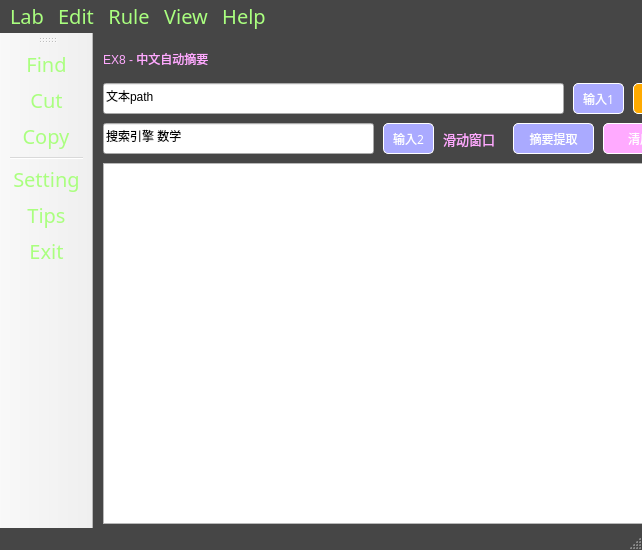
<?xml version="1.0" encoding="UTF-8"?>
<ui version="4.0">
 <class>MainWindow</class>
 <widget class="QMainWindow" name="MainWindow">
  <property name="geometry">
   <rect>
    <x>0</x>
    <y>0</y>
    <width>642</width>
    <height>550</height>
   </rect>
  </property>
  <property name="windowTitle">
   <string>MainWindow</string>
  </property>
  <property name="styleSheet">
   <string notr="true">QMainWindow{
	background-color: rgb(70, 70, 70); /*背景色*/
}
</string>
  </property>
  <property name="iconSize">
   <size>
    <width>32</width>
    <height>32</height>
   </size>
  </property>
  <widget class="QWidget" name="centralwidget">
   <property name="styleSheet">
    <string notr="true">QCentralwidget{
	background-color: rgb(70, 70, 70); /*背景色*/
}</string>
   </property>
   <widget class="QPushButton" name="pushButton">
    <property name="geometry">
     <rect>
      <x>420</x>
      <y>90</y>
      <width>81</width>
      <height>31</height>
     </rect>
    </property>
    <property name="autoFillBackground">
     <bool>false</bool>
    </property>
    <property name="styleSheet">
     <string notr="true">QPushButton
{
	background-color: rgb(170, 170, 255); /*背景色*/ 
	border-style: outset;    /* 边界内凹 */
	border-width: 1px;     /* 边边界宽度 */
	border-radius: 5px; /* 边界圆滑 */
	font: dengxian 16px;     /* 字体大小 */
	min-width: 2em;
	color: white; /* 字体颜色 */
	
}
/* 鼠标经过改变按钮颜色 */
QPushButton:hover
{
	background-color: rgb(0, 150, 0);
}
</string>
    </property>
    <property name="text">
     <string>摘要提取</string>
    </property>
   </widget>
   <widget class="QLabel" name="label">
    <property name="geometry">
     <rect>
      <x>10</x>
      <y>10</y>
      <width>291</width>
      <height>31</height>
     </rect>
    </property>
    <property name="styleSheet">
     <string notr="true">font: 25 20pt &quot;等线 Light&quot;;
color: rgb(255, 170, 255)</string>
    </property>
    <property name="text">
     <string>EX8 - 中文自动摘要</string>
    </property>
   </widget>
   <widget class="QPushButton" name="pushButton_2">
    <property name="geometry">
     <rect>
      <x>510</x>
      <y>90</y>
      <width>81</width>
      <height>31</height>
     </rect>
    </property>
    <property name="autoFillBackground">
     <bool>false</bool>
    </property>
    <property name="styleSheet">
     <string notr="true">QPushButton
{
	background-color: rgb(255, 170, 255); /*背景色*/ 
	border-style: outset;    /* 边界内凹 */
	border-width: 1px;     /* 边边界宽度 */
	border-radius: 5px; /* 边界圆滑 */
	font: dengxian 16px;     /* 字体大小 */
	min-width: 2em;
	color: white; /* 字体颜色 */
	
}
/* 鼠标经过改变按钮颜色 */
QPushButton:hover
{
	background-color: rgb(0, 150, 0);
}
</string>
    </property>
    <property name="text">
     <string>清屏1</string>
    </property>
   </widget>
   <widget class="QTextBrowser" name="textBrowser">
    <property name="geometry">
     <rect>
      <x>10</x>
      <y>130</y>
      <width>581</width>
      <height>361</height>
     </rect>
    </property>
    <property name="font">
     <font>
      <family>等线</family>
      <pointsize>12</pointsize>
     </font>
    </property>
    <property name="styleSheet">
     <string notr="true"/>
    </property>
    <property name="html">
     <string>&lt;!DOCTYPE HTML PUBLIC &quot;-//W3C//DTD HTML 4.0//EN&quot; &quot;http://www.w3.org/TR/REC-html40/strict.dtd&quot;&gt;
&lt;html&gt;&lt;head&gt;&lt;meta name=&quot;qrichtext&quot; content=&quot;1&quot; /&gt;&lt;style type=&quot;text/css&quot;&gt;
p, li { white-space: pre-wrap; }
&lt;/style&gt;&lt;/head&gt;&lt;body style=&quot; font-family:'等线'; font-size:12pt; font-weight:400; font-style:normal;&quot;&gt;
&lt;p style=&quot;-qt-paragraph-type:empty; margin-top:0px; margin-bottom:0px; margin-left:0px; margin-right:0px; -qt-block-indent:0; text-indent:0px;&quot;&gt;&lt;br /&gt;&lt;/p&gt;&lt;/body&gt;&lt;/html&gt;</string>
    </property>
   </widget>
   <widget class="QLineEdit" name="lineEdit">
    <property name="geometry">
     <rect>
      <x>10</x>
      <y>50</y>
      <width>461</width>
      <height>31</height>
     </rect>
    </property>
    <property name="text">
     <string>文本path</string>
    </property>
   </widget>
   <widget class="QPushButton" name="pushButton_5">
    <property name="geometry">
     <rect>
      <x>540</x>
      <y>50</y>
      <width>51</width>
      <height>31</height>
     </rect>
    </property>
    <property name="autoFillBackground">
     <bool>false</bool>
    </property>
    <property name="styleSheet">
     <string notr="true">QPushButton
{
	background-color: rgb(255, 170, 0); /*背景色*/ 
	border-style: outset;    /* 边界内凹 */
	border-width: 1px;     /* 边边界宽度 */
	border-radius: 5px; /* 边界圆滑 */
	font: dengxian 16px;     /* 字体大小 */
	min-width: 2em;
	color: white; /* 字体颜色 */
	
}
/* 鼠标经过改变按钮颜色 */
QPushButton:hover
{
	background-color: rgb(0, 150, 0);
}
</string>
    </property>
    <property name="text">
     <string>File1</string>
    </property>
   </widget>
   <widget class="QLabel" name="label_7">
    <property name="geometry">
     <rect>
      <x>350</x>
      <y>90</y>
      <width>81</width>
      <height>31</height>
     </rect>
    </property>
    <property name="font">
     <font>
      <family>等线</family>
      <pointsize>10</pointsize>
      <weight>50</weight>
      <italic>false</italic>
      <bold>false</bold>
     </font>
    </property>
    <property name="styleSheet">
     <string notr="true">font: 10pt &quot;等线&quot;;
color: rgb(255, 170, 255)</string>
    </property>
    <property name="text">
     <string>滑动窗口</string>
    </property>
   </widget>
   <widget class="QPushButton" name="pushButton_8">
    <property name="geometry">
     <rect>
      <x>480</x>
      <y>50</y>
      <width>51</width>
      <height>31</height>
     </rect>
    </property>
    <property name="autoFillBackground">
     <bool>false</bool>
    </property>
    <property name="styleSheet">
     <string notr="true">QPushButton
{
	background-color: rgb(170, 170, 255); /*背景色*/ 
	border-style: outset;    /* 边界内凹 */
	border-width: 1px;     /* 边边界宽度 */
	border-radius: 5px; /* 边界圆滑 */
	font: dengxian 16px;     /* 字体大小 */
	min-width: 2em;
	color: white; /* 字体颜色 */
	
}
/* 鼠标经过改变按钮颜色 */
QPushButton:hover
{
	background-color: rgb(0, 150, 0);
}
</string>
    </property>
    <property name="text">
     <string>输入1</string>
    </property>
   </widget>
   <widget class="QLineEdit" name="lineEdit_2">
    <property name="geometry">
     <rect>
      <x>10</x>
      <y>90</y>
      <width>271</width>
      <height>31</height>
     </rect>
    </property>
    <property name="text">
     <string>搜索引擎 数学</string>
    </property>
   </widget>
   <widget class="QPushButton" name="pushButton_9">
    <property name="geometry">
     <rect>
      <x>290</x>
      <y>90</y>
      <width>51</width>
      <height>31</height>
     </rect>
    </property>
    <property name="autoFillBackground">
     <bool>false</bool>
    </property>
    <property name="styleSheet">
     <string notr="true">QPushButton
{
	background-color: rgb(170, 170, 255); /*背景色*/ 
	border-style: outset;    /* 边界内凹 */
	border-width: 1px;     /* 边边界宽度 */
	border-radius: 5px; /* 边界圆滑 */
	font: dengxian 16px;     /* 字体大小 */
	min-width: 2em;
	color: white; /* 字体颜色 */
	
}
/* 鼠标经过改变按钮颜色 */
QPushButton:hover
{
	background-color: rgb(0, 150, 0);
}
</string>
    </property>
    <property name="text">
     <string>输入2</string>
    </property>
   </widget>
  </widget>
  <widget class="QMenuBar" name="menubar">
   <property name="geometry">
    <rect>
     <x>0</x>
     <y>0</y>
     <width>642</width>
     <height>27</height>
    </rect>
   </property>
   <property name="styleSheet">
    <string notr="true">*{
	font-family: dengxian;
	font-size: 20px;
	color: rgb(170, 255, 127);
	background-color: rgb(70, 70, 70); /*背景色*/
}</string>
   </property>
   <widget class="QMenu" name="menuFILE">
    <property name="title">
     <string>Rule</string>
    </property>
    <addaction name="actionSetting"/>
    <addaction name="separator"/>
    <addaction name="actionExit"/>
   </widget>
   <widget class="QMenu" name="menuEdit">
    <property name="title">
     <string>Edit</string>
    </property>
    <addaction name="actionFind"/>
    <addaction name="actionCut"/>
    <addaction name="actionCopy"/>
    <addaction name="actionPaste"/>
    <addaction name="separator"/>
    <addaction name="actionundo"/>
    <addaction name="actionRedo_paste"/>
    <addaction name="actionDelet"/>
    <addaction name="separator"/>
   </widget>
   <widget class="QMenu" name="menuView">
    <property name="title">
     <string>View</string>
    </property>
    <widget class="QMenu" name="menuTheme">
     <property name="title">
      <string>Theme</string>
     </property>
     <property name="icon">
      <iconset>
       <normaloff>../icon/主题_theme.svg</normaloff>../icon/主题_theme.svg</iconset>
     </property>
     <addaction name="actionDark"/>
     <addaction name="actionLight"/>
     <addaction name="actionFresh"/>
     <addaction name="actionRetro"/>
    </widget>
    <widget class="QMenu" name="menuLanguage">
     <property name="title">
      <string>Language</string>
     </property>
     <addaction name="actionChinese"/>
     <addaction name="actionEnglish"/>
    </widget>
    <addaction name="actionappearance"/>
    <addaction name="menuTheme"/>
    <addaction name="menuLanguage"/>
   </widget>
   <widget class="QMenu" name="menuHelp">
    <property name="title">
     <string>Help</string>
    </property>
    <addaction name="actionTips"/>
    <addaction name="actionAbout"/>
    <addaction name="separator"/>
    <addaction name="actionEdit"/>
    <addaction name="actionAbout_2"/>
   </widget>
   <widget class="QMenu" name="menuLab">
    <property name="title">
     <string>Lab</string>
    </property>
    <widget class="QMenu" name="menuEx1">
     <property name="title">
      <string>Ex1</string>
     </property>
     <addaction name="actionT1"/>
     <addaction name="actionex1"/>
    </widget>
    <widget class="QMenu" name="menuEx2">
     <property name="title">
      <string>Ex2</string>
     </property>
     <addaction name="actionT1_2"/>
     <addaction name="actionex1_2"/>
    </widget>
    <widget class="QMenu" name="menuEx3">
     <property name="title">
      <string>Ex3</string>
     </property>
     <addaction name="actionT1_3"/>
     <addaction name="actionex1_3"/>
    </widget>
    <widget class="QMenu" name="menuEx4">
     <property name="title">
      <string>Ex4</string>
     </property>
     <addaction name="actionT1_4"/>
     <addaction name="actionex1_4"/>
    </widget>
    <widget class="QMenu" name="menuEx6">
     <property name="title">
      <string>Ex6</string>
     </property>
     <addaction name="actionT1_6"/>
     <addaction name="actionex1_6"/>
    </widget>
    <widget class="QMenu" name="menuEx5">
     <property name="title">
      <string>Ex5</string>
     </property>
     <addaction name="actionT1_5"/>
     <addaction name="actionex1_5"/>
    </widget>
    <widget class="QMenu" name="menuEx7">
     <property name="title">
      <string>Ex7</string>
     </property>
     <addaction name="actionT1_7"/>
     <addaction name="actionex1_7"/>
    </widget>
    <widget class="QMenu" name="menuEx8">
     <property name="title">
      <string>Ex8</string>
     </property>
     <addaction name="actionT1_8"/>
     <addaction name="actionex1_8"/>
    </widget>
    <addaction name="menuEx1"/>
    <addaction name="menuEx2"/>
    <addaction name="menuEx3"/>
    <addaction name="menuEx4"/>
    <addaction name="menuEx5"/>
    <addaction name="menuEx6"/>
    <addaction name="menuEx7"/>
    <addaction name="menuEx8"/>
   </widget>
   <addaction name="menuLab"/>
   <addaction name="menuEdit"/>
   <addaction name="menuFILE"/>
   <addaction name="menuView"/>
   <addaction name="menuHelp"/>
  </widget>
  <widget class="QStatusBar" name="statusbar"/>
  <widget class="QToolBar" name="toolBar_3">
   <property name="windowTitle">
    <string>toolBar_3</string>
   </property>
   <property name="styleSheet">
    <string notr="true">*{
	font-family: dengxian;
	font-size: 20px;
	color: rgb(170, 255, 127);
}</string>
   </property>
   <attribute name="toolBarArea">
    <enum>LeftToolBarArea</enum>
   </attribute>
   <attribute name="toolBarBreak">
    <bool>false</bool>
   </attribute>
   <addaction name="actionFind"/>
   <addaction name="actionCut"/>
   <addaction name="actionCopy"/>
   <addaction name="separator"/>
   <addaction name="actionSetting"/>
   <addaction name="actionTips"/>
   <addaction name="actionExit"/>
  </widget>
  <action name="actionEdit">
   <property name="text">
    <string>Version</string>
   </property>
  </action>
  <action name="actionSetting">
   <property name="icon">
    <iconset>
     <normaloff>../icon/设置_setting.svg</normaloff>../icon/设置_setting.svg</iconset>
   </property>
   <property name="text">
    <string>Setting</string>
   </property>
  </action>
  <action name="actionExit">
   <property name="icon">
    <iconset>
     <normaloff>../icon/退出_logout.svg</normaloff>../icon/退出_logout.svg</iconset>
   </property>
   <property name="text">
    <string>Exit</string>
   </property>
  </action>
  <action name="actionTips">
   <property name="icon">
    <iconset>
     <normaloff>../icon/提示_tips-one.svg</normaloff>../icon/提示_tips-one.svg</iconset>
   </property>
   <property name="text">
    <string>Tips</string>
   </property>
  </action>
  <action name="actionAbout">
   <property name="text">
    <string>donate</string>
   </property>
  </action>
  <action name="actionappearance">
   <property name="text">
    <string>Appearance</string>
   </property>
  </action>
  <action name="actionCut">
   <property name="icon">
    <iconset>
     <normaloff>../icon/裁切_cutting-one.svg</normaloff>../icon/裁切_cutting-one.svg</iconset>
   </property>
   <property name="text">
    <string>Cut</string>
   </property>
  </action>
  <action name="actionCopy">
   <property name="icon">
    <iconset>
     <normaloff>../icon/复制_copy.svg</normaloff>../icon/复制_copy.svg</iconset>
   </property>
   <property name="text">
    <string>Copy</string>
   </property>
  </action>
  <action name="actionPaste">
   <property name="text">
    <string>Paste</string>
   </property>
  </action>
  <action name="actionDelet">
   <property name="icon">
    <iconset>
     <normaloff>../icon/删除_delete.svg</normaloff>../icon/删除_delete.svg</iconset>
   </property>
   <property name="text">
    <string>Delete</string>
   </property>
  </action>
  <action name="actionundo">
   <property name="text">
    <string>Undo</string>
   </property>
  </action>
  <action name="actionRedo_paste">
   <property name="text">
    <string>Redo</string>
   </property>
  </action>
  <action name="actionFind">
   <property name="icon">
    <iconset>
     <normaloff>../icon/查找_find.svg</normaloff>../icon/查找_find.svg</iconset>
   </property>
   <property name="text">
    <string>Find</string>
   </property>
  </action>
  <action name="actionAbout_2">
   <property name="text">
    <string>About</string>
   </property>
  </action>
  <action name="actionT1">
   <property name="text">
    <string>T1</string>
   </property>
  </action>
  <action name="actionex1">
   <property name="text">
    <string>ex1</string>
   </property>
  </action>
  <action name="actionT1_2">
   <property name="text">
    <string>T1</string>
   </property>
  </action>
  <action name="actionex1_2">
   <property name="text">
    <string>ex1</string>
   </property>
  </action>
  <action name="actionT1_3">
   <property name="text">
    <string>T1</string>
   </property>
  </action>
  <action name="actionex1_3">
   <property name="text">
    <string>ex1</string>
   </property>
  </action>
  <action name="actionT1_4">
   <property name="text">
    <string>T1</string>
   </property>
  </action>
  <action name="actionex1_4">
   <property name="text">
    <string>ex1</string>
   </property>
  </action>
  <action name="actionT1_5">
   <property name="text">
    <string>T1</string>
   </property>
  </action>
  <action name="actionex1_5">
   <property name="text">
    <string>ex1</string>
   </property>
  </action>
  <action name="actionT1_6">
   <property name="text">
    <string>T1</string>
   </property>
  </action>
  <action name="actionex1_6">
   <property name="text">
    <string>ex1</string>
   </property>
  </action>
  <action name="actionT1_7">
   <property name="text">
    <string>T1</string>
   </property>
  </action>
  <action name="actionex1_7">
   <property name="text">
    <string>ex1</string>
   </property>
  </action>
  <action name="actionT1_8">
   <property name="text">
    <string>T1</string>
   </property>
  </action>
  <action name="actionex1_8">
   <property name="text">
    <string>ex1</string>
   </property>
  </action>
  <action name="actionDark">
   <property name="text">
    <string>Dark</string>
   </property>
  </action>
  <action name="actionLight">
   <property name="text">
    <string>Light</string>
   </property>
  </action>
  <action name="actionFresh">
   <property name="text">
    <string>Fresh</string>
   </property>
  </action>
  <action name="actionRetro">
   <property name="text">
    <string>Retro</string>
   </property>
  </action>
  <action name="actionChinese">
   <property name="text">
    <string>Chinese</string>
   </property>
  </action>
  <action name="actionEnglish">
   <property name="text">
    <string>English</string>
   </property>
  </action>
 </widget>
 <resources>
  <include location="../icon/dark.qrc"/>
 </resources>
 <connections/>
</ui>
